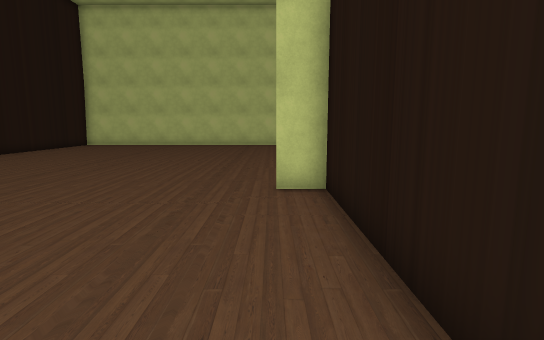
view 1 (above)

20 first-person views from a walk through a scene from a Unity 3-D project. The camera is 1.5 m above the floor, tilts 8° down and sees 80° across. Doors are open. The floor is counted in squares, 1 m on a side. Each view is taken from the middle of a square. On the plan, view 1 faces up. The plan holds only what a view shows up to about 15 squares ahead; the rest is blank. The place goes on beyond the plan. The player character is not drawn.

view 2
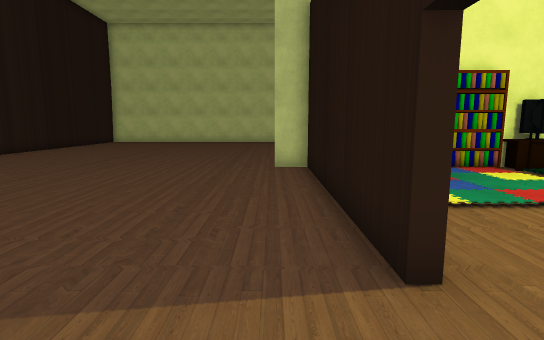

view 3
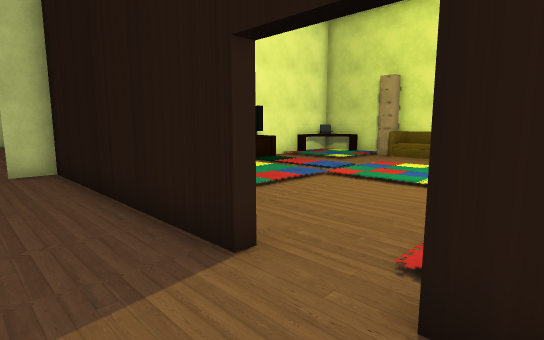

view 4
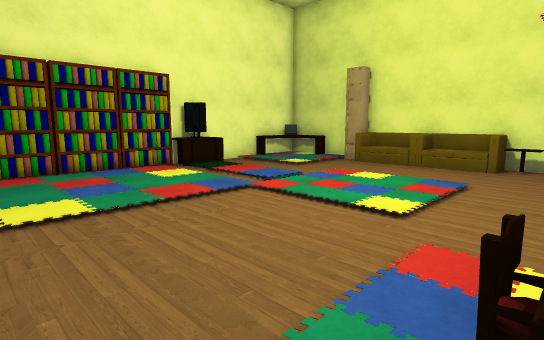

view 5
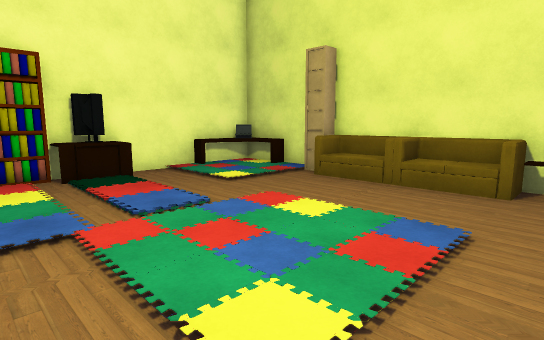

view 6
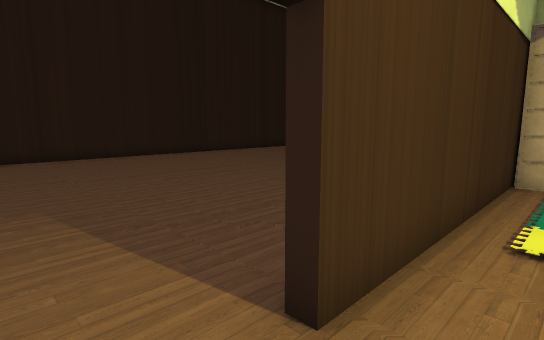

view 7
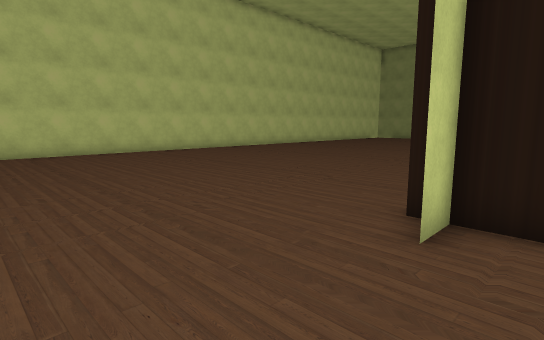

view 8
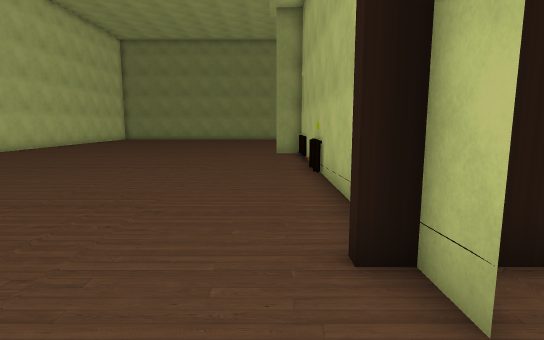

view 9
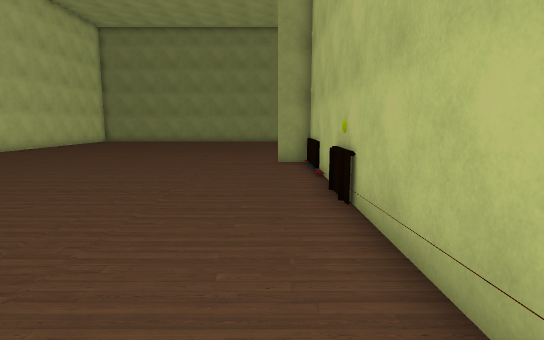

view 10
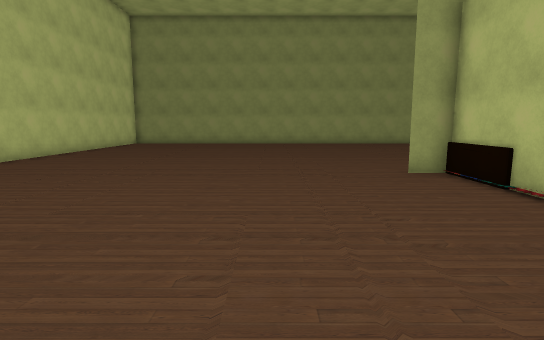

view 11
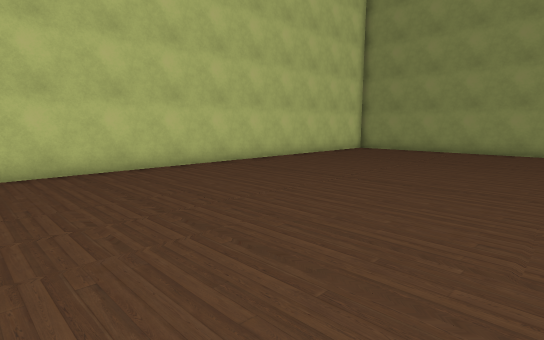

view 12
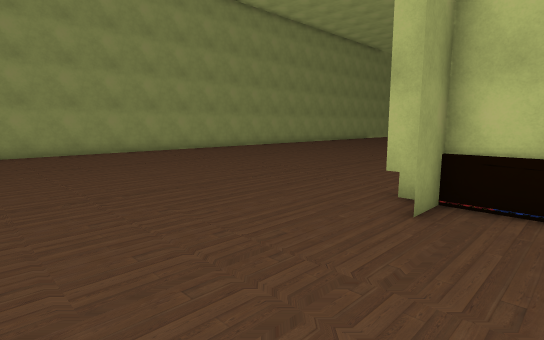

view 13
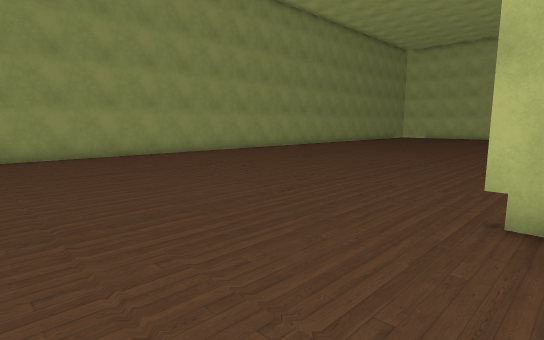

view 14
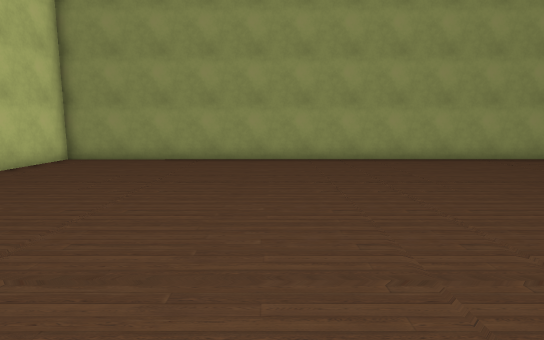

view 15
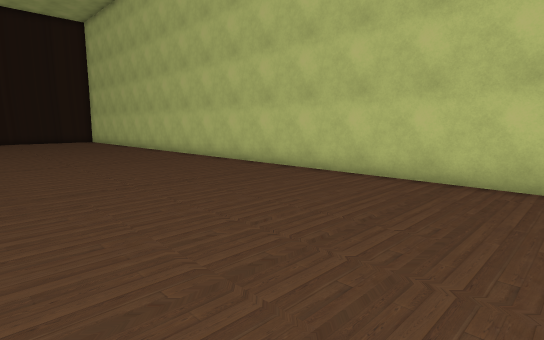

view 16
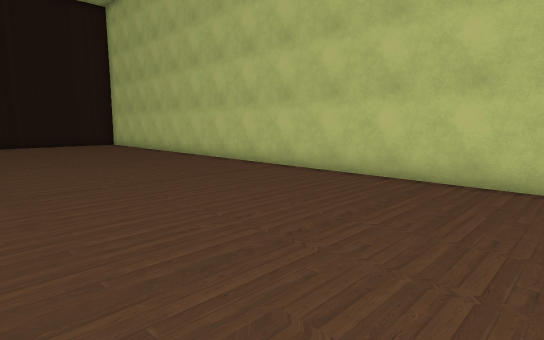

view 17
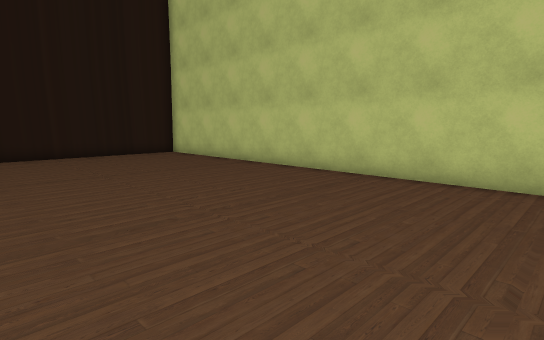

view 18
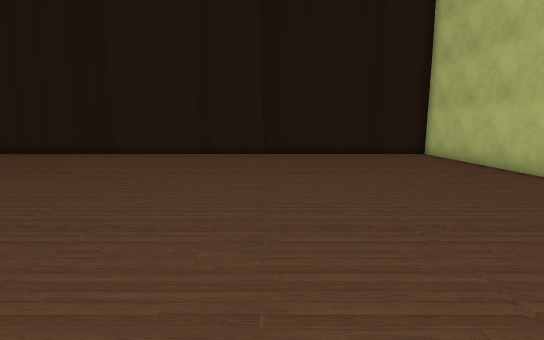

view 19
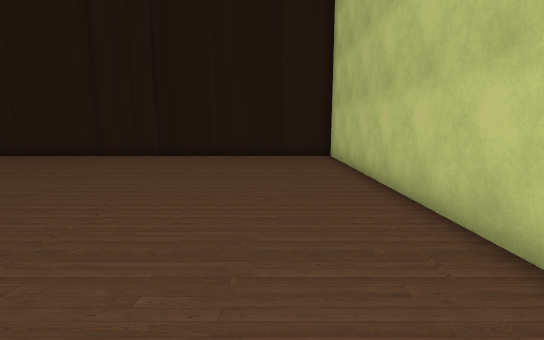

view 20
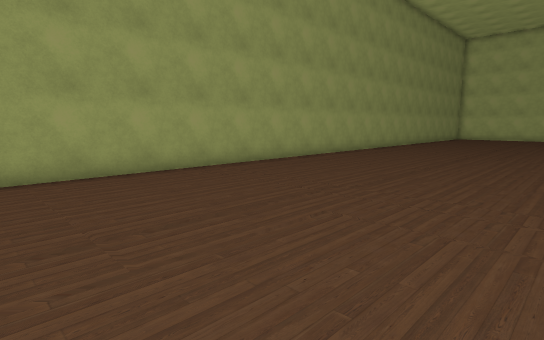

### Floor plan
Points are (right, up) in squares from view 1. A wall is a line through its corners. A room is listed if a view was taken in it or the views show most of it. See-through windows are left out.
Room 1 (views 1, 2, 3, 4, 5, 6, 7, 8, 9, 10, 11, 12, 13, 14, 15, 16, 17, 18, 19, 20)
walls: (7.8, 7.5) (6.3, 7.5); (7.9, 7) (1.6, 7) (1.6, -1.1); (11.5, 7.5) (10.4, 7.5) (11.4, 7.5); (5.9, 7.5) (4.4, 7.5); (4.1, 7.5) (3, 7.5); (3.6, 7.5) (8.4, 7.5); (15, 7.5) (14.1, 7.5); (15, 7.4) (15, 8.8); (15.4, 7.5) (16.1, 7.5); (1.6, 7.5) (0, 7.5) (1.4, 7.5); (15, 4.1) (15, 5.4); (15, 2.4) (15, 3.1) (14.4, 3.1) (14.4, 3.9); (1.3, -1.1) (1.3, 8.1); (15, -3) (15, -1.5); (1.3, -4) (1.3, -3.1); (22.6, 23.9) (-13.1, 23.8); (31, 0.5) (31, 23.9) (27.5, 23.9)
ways out: open door at (1.5, -2)
objects: other object (4, -4) to (5, -4); other object (9, 6); other object (9, 7); other object (9, 8); other object (10, 7); other object (12, 6) to (15, 7); other object (14, -3) to (14, -2); other object (14, -1) to (15, 0); other object (14, 1) to (15, 3)

Where each view was taken, in squares from view 1:
view 1: 0 up, 0 right, facing up
view 2: 4 down, 0 right, facing up
view 3: 4 down, 1 left, facing up-right
view 4: 4 down, 2 right, facing up-right
view 5: 3 down, 6 right, facing up-right
view 6: 3 down, 3 right, facing up-left
view 7: 6 up, 4 left, facing up-right
view 8: 9 up, 2 left, facing right
view 9: 9 up, 2 right, facing right
view 10: 13 up, 5 right, facing right
view 11: 13 up, 12 right, facing up-right
view 12: 14 up, 13 right, facing down-right
view 13: 13 up, 15 right, facing down-right
view 14: 15 up, 17 right, facing right
view 15: 15 up, 17 right, facing up-left
view 16: 15 up, 12 right, facing up-left
view 17: 15 up, 3 right, facing up-left
view 18: 16 up, 3 right, facing left
view 19: 21 up, 2 right, facing left
view 20: 12 up, 21 right, facing down-right
